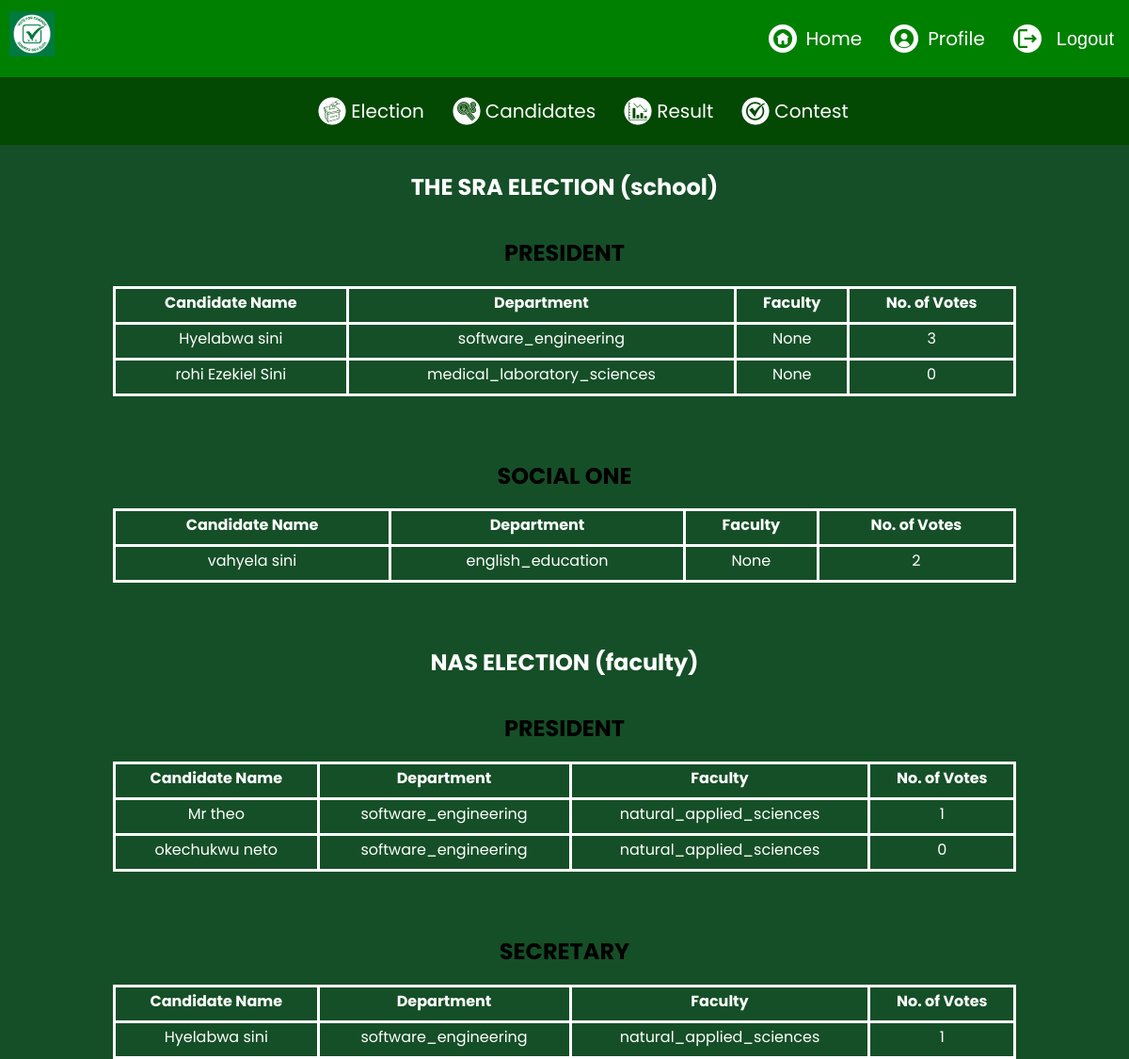
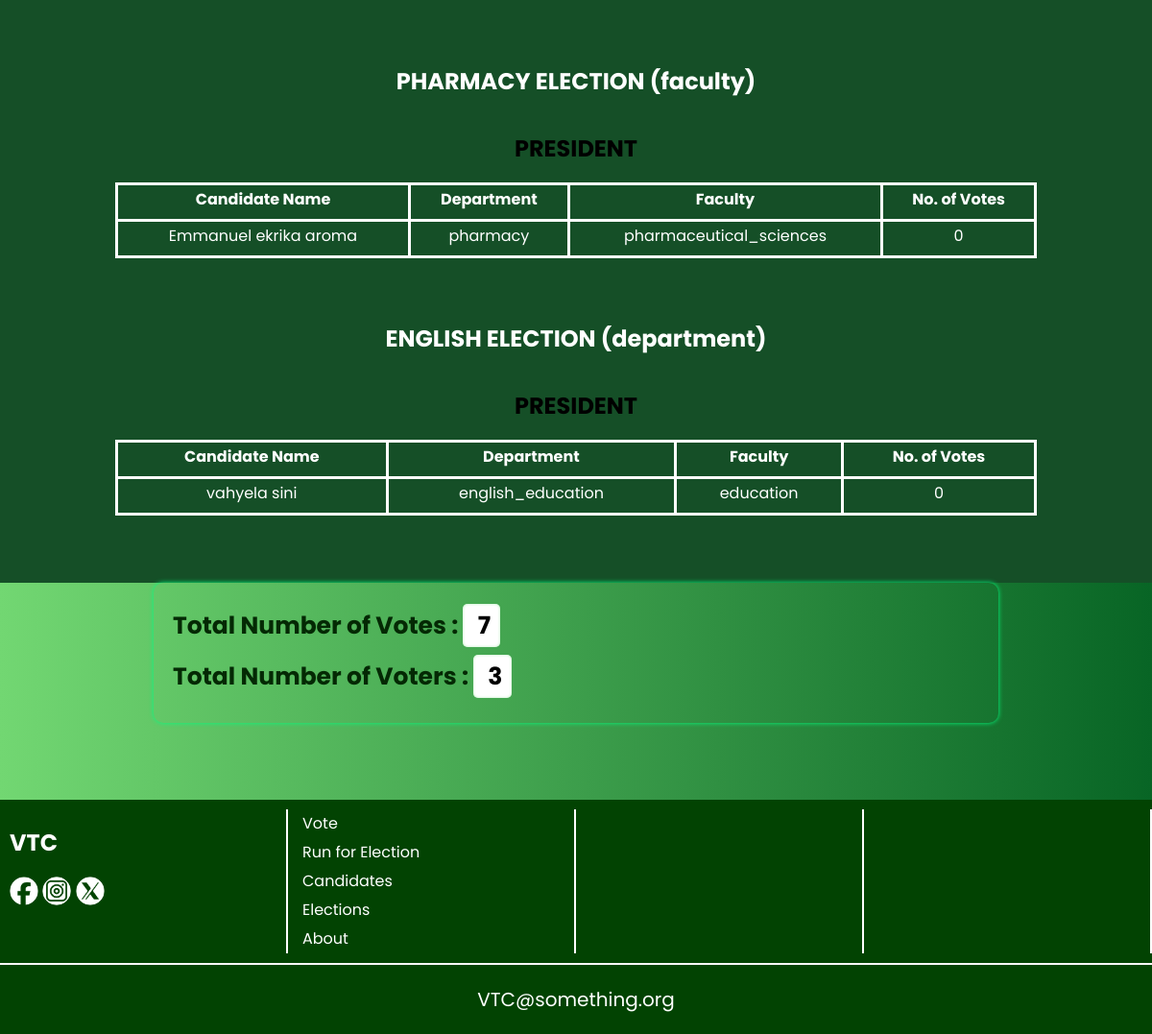
Page /results/ (signed in) on the committed database (2 pictures, top to bottom).
### votingApp/models.py (models this page shows, shortened)
class Election(models.Model):
    title = models.CharField(max_length=200, verbose_name="Election Title")
    scope = models.CharField(max_length=500, choices=scope_list, default="school")
    department = models.CharField(max_length=100, null=True, blank=True, choices=Student.department_list)
    faculty = models.CharField(max_length=100, null=True, blank=True, choices=Student.faculty_list)
    description = models.TextField(blank=True, verbose_name="Description")
    start_date = models.DateTimeField(verbose_name="Start Date")
    end_date = models.DateTimeField(verbose_name="End Date")
    is_active = models.BooleanField(default=True, verbose_name="Is Active")
    class Meta:
        verbose_name = "Election"
        verbose_name_plural = "Elections"
        ordering = ["-start_date"]

class Position(models.Model):
    election = models.ForeignKey(Election, on_delete=models.CASCADE, related_name="positions")
    title = models.CharField(max_length=200)

class Candidacy(models.Model):
    candidate = models.ForeignKey(Candidate, on_delete=models.CASCADE)
    position = models.ForeignKey(Position, on_delete=models.CASCADE)
    election = models.ForeignKey(Election, on_delete=models.CASCADE, editable=False, null=True, blank=True)
    date_registered = models.DateField(auto_now_add=True)
    class Meta:
        constraints = [
            models.UniqueConstraint(
                fields=["candidate", "position"],
                name="candidacy_constraints"
            ),
            models.UniqueConstraint(
                fields=["candidate", "election"],
                name="election_constraints"
            )
        ]
        verbose_name="Candidacy"

class Candidate(models.Model):
    student = models.OneToOneField(Student, on_delete=models.CASCADE, related_name="candidate_profile")
    manifesto = models.TextField()
    image = models.ImageField(null=True, blank=True, upload_to="images/")
    video = models.FileField(null=True, blank=True, upload_to="videos/", validators=[validate_video])
    positions = models.ManyToManyField(Position, through="Candidacy")
    ig_url = models.CharField(max_length=500, blank=True, null=True)
    x_url = models.CharField(max_length=500, blank=True, null=True)
    snap_url = models.CharField(max_length=500, blank=True, null=True)

### members/models.py (models this page shows, shortened)
class Student(AbstractUser):
    faculty_list = [
    ("education", "College of Education"),
    ("theology", "Ecclesiastical Faculty of Theology"),
    ("engineering", "Faculty of Engineering"),
    ("health_sciences", "Faculty of Health Sciences"),
    ("humanities", "Faculty of Humanities"),
    ("law", "Faculty of Law"),
    ("management_sciences", "Faculty of Management Sciences"),
    ("medical_sciences", "Faculty of Medical Sciences"),
    ("natural_applied_sciences", "Faculty of Natural & Applied Sciences"),
    ("pharmaceutical_sciences", "Faculty of Pharmaceutical Sciences"),
    ("social_sciences", "Faculty of Social Sciences"),
]
    department_list = [
        ("biology_education", "Biology Education"),
        ("business_education", "Business Education"),
        ("chemistry_education", "Chemistry Education"),
        ("computer_science_education", "Computer Science Education"),
        ("economics_education", "Economics Education"),
        ("educational_management", "Educational Management"),
        ("english_education", "English Education"),
        ("guidance_and_counseling", "Guidance And Counseling"),
        ("library_and_information_science", "Library And Information Science"),
        ("physics_education", "Physics Education"),
        ("religious_education", "Religious Education"),
        ("social_studies_education", "Social Studies Education"),
        ("sacred_theology", "Sacred Theology"),
        ("theology", "Theology"),
        ("beng_computer_engineering", "B.Eng Computer Engineering"),
        ("beng_electrical_electronic_engineering", "B.Eng Electrical & Electronic Engineering"),
        ("medical_laboratory_sciences", "Medical Laboratory Sciences"),
        ("nursing", "Nursing"),
        ("english_literary_studies", "English & Literary Studies"),
        ("history_international_relations", "History & International Relations"),
        ("philosophy", "Philosophy"),
        ("religious_studies", "Religious Studies"),
        ("sacred_philosophy", "Sacred Philosophy"),
        ("law", "Law"),
        ("public_international_law", "Public & International Law"),
        ("accounting", "Accounting"),
        ("banking_finance", "Banking & Finance"),
        ("business_administration", "Business Administration"),
        ("entrepreneurial_studies", "Entrepreneurial Studies"),
        ("marketing_advertising", "Marketing & Advertising"),
        ("public_administration", "Public Administration"),
        ("anatomy", "Anatomy"),
        ("medicine_and_surgery", "Medicine and Surgery"),
        ("physiology", "Physiology"),
        ("applied_mathematics", "Applied Mathematics"),
        ("applied_microbiology", "Applied Microbiology"),
        ("biochemistry", "Biochemistry"),
        ("botany", "Botany"),
        ("computer_science", "Computer Science"),
        ("industrial_chemistry", "Industrial Chemistry"),
        ("physics_electronics", "Physics with Electronics"),
        ("software_engineering", "Software Engineering"),
        ("zoology", "Zoology"),
        ("pharmacy", "Pharmacy"),
        ("economics", "Economics"),
        ("mass_communication", "Mass Communication"),
        ("peace_conflict_studies", "Peace and Conflict Studies"),
        ("political_science_diplomacy", "Political Science & Diplomacy"),
    ]
    department_map = {
    "education": [
        "biology_education", "business_education", "chemistry_education",
        "computer_science_education", "economics_education",
        "educational_management", "english_education",
        "guidance_and_counseling", "library_and_information_science",
        "physics_education", "religious_education", "social_studies_education",
    ],
    "theology": [
        "sacred_theology", "theology"
    ],
    "engineering": [
        "beng_computer_engineering", "beng_electrical_electronic_engineering",
    ],
    "health_sciences": [
        "medical_laboratory_sciences", "nursing",
    ],
    "humanities": [
        "english_literary_studies", "history_international_relations",
        "philosophy", "religious_studies", "sacred_philosophy",
    ],
    "law": ["law", "public_international_law"],
    "management_sciences": [
        "accounting", "banking_finance", "business_administration",
        "entrepreneurial_studies", "marketing_advertising",
        "public_administration",
    ],
    "medical_sciences": ["anatomy", "medicine_and_surgery", "physiology"],
    "natural_applied_sciences": [
        "applied_mathematics", "applied_microbiology", "biochemistry",
        "botany", "computer_science", "industrial_chemistry",
        "physics_electronics", "software_engineering", "zoology",
    ],
    "pharmaceutical_sciences": ["pharmacy"],
    "social_sciences": [
        "economics", "mass_communication", "peace_conflict_studies",
        "political_science_diplomacy",
    ],
}
    username = None
    name = models.CharField(max_length=200)
    email = models.EmailField(unique=True)
    department = models.CharField(max_length=200, choices=department_list)
    faculty = models.CharField(max_length=200, choices=faculty_list)
    matNo = models.CharField(max_length=100, unique=True)
    USERNAME_FIELD = "matNo"
    REQUIRED_FIELDS = ["name", "email", "department", "faculty"]
    objects=StudentManager()
    class Meta:
        verbose_name = "Student"
        verbose_name_plural = "Students"

### votingApp/views.py (the view)
# urls.py: path("results/", ResultView.as_view(), name="results"),
class ResultView(ListView):
    model = Vote
    template_name = "result.html"
    context_object_name = "votes"
    def get_context_data(self, **kwargs):
        context = super().get_context_data(**kwargs)
        results = (
            Candidacy.objects
            .annotate(total_count=Count("vote"))
            .order_by("-election__scope", "election__title", "position__title", "-total_count")
        )
        context["results"] = results
        context["num_of_vote"] = Vote.objects.count()
        context["num_of_voters"] = Vote.objects.values("voter").distinct().count()
        return context

### votingApp/templates/result.html
{% extends "base.html" %}
    {% load static %}
    {% block extra_css %}<link rel="stylesheet" href="{% static "extra2.css" %}">{% endblock  %}
    {% block content %}
    <section class="main-body">
        {% if user.is_authenticated %}
        <div class="vote-table">
            {% if position %}
                <h1>{{ position.election.title }} ({{ position.election.scope }})</h1>
                <h2>{{ position.title }}</h2>
                <table class="home-table">
                    <thead>
                        <tr>
                            <th>Candidate Name</th>
                            <th>Department</th>
                            <th>Faculty</th>
                            <th>No. of Votes</th>
                        </tr>
                    </thead>
                    <tbody>
                {% for candidacy in results %}
                    <tr>
                        <td>{{ candidacy.candidate.student.name }}</td>
                        <td>{{ candidacy.candidate.student.department }}</td>
                        <td>{{ candidacy.election.faculty }}</td>
                        <td>{{ candidacy.total_count }}</td>
                    </tr>
                {% endfor %}
                    </tbody>
                </table>
            {% else %}
            {% regroup results by election as election_groups %}
            {% for election_group in election_groups %}
            <h1>{{ election_group.grouper.title }} ({{ election_group.grouper.scope }})</h1>
            {% regroup election_group.list by position as position_groups %}
            {% for pos_group in position_groups %}
                <h2>{{ pos_group.grouper.title }}</h2>
                <table class="home-table">
                <thead>
                    <tr>
                    <th>Candidate Name</th>
                    <th>Department</th>
                    <th>Faculty</th>
                    <th>No. of Votes</th>
                    </tr>
                </thead>
                <tbody>
                    {% for candidacy in pos_group.list %}
                    <tr>
                        <td>{{ candidacy.candidate.student.name }}</td>
                        <td>{{ candidacy.candidate.student.department }}</td>
                        <td>{{ candidacy.election.faculty }}</td>
                        <td>{{ candidacy.total_count }}</td>
                    </tr>
                    {% endfor %}
                </tbody>
                </table>
            {% endfor %}
            {% endfor %}
            {% endif %}
        </div>
        <div class="statistics">
            <div class="sr1">
                <div class="wsr">
                <span>Total Number of Votes :</span><p> {{ num_of_vote }}</p>
                <br>
                <span>Total Number of Voters :</span><p> {{ num_of_voters }}</p>
                <br>
            </div>
            </div>
        </div>
        {% else %}
      <div class="big-logo">
        <div class="b-logo">
          <h1 style="font-size: 60px; line-height: 3rem; "><strong>PLs Login before accessing the home page</strong></h1>
        </div>
      </div>
    {% endif %}
    </section>
    {% endblock %}

### static/main.css (style rules this page uses)
body { margin: 0; min-width: 75rem; padding: 0; font-family:'Poppins', sans-serif; background-color: rgb(247, 252, 249); line-height: 1.875rem; }
h1 { text-align: center; color: rgb(1, 22, 1); }
p { font-size: 1.25rem; }
table { width: 80%; margin: auto; text-align: center; margin-bottom: 50px; color: black; }
table, th, tr, td { border: 3px solid black; padding: 5px; border-collapse:collapse ; }
.home-body { background: linear-gradient(90deg, rgb(114, 215, 114), rgb(8, 101, 37)); background-attachment: fixed; background-repeat: no-repeat; background-size: cover; }
.vote-table { display: flex; flex-direction: column; align-items: center; padding-top: 0.625rem; padding-bottom: 1.25rem; }
.vote-table h1 { color: white; }
.home-table ,.home-table tr, .home-table td, .home-table th { color: white; border: 3px solid white; }

### static/extra2.css (style rules this page uses)
body { padding: 0; margin: 0; line-height: 30px; min-width: 1200px; font-family:'Poppins', sans-serif; }
h1 { text-align: center; color: rgb(1, 22, 1); }
p { font-size: 20px; }
.main-body { margin-top: 7%; width: 100%; }
.vote-table { background: #154f27 ; align-items: center; padding-top: 5rem; padding-bottom: 20px; width: 100%; min-height: 30rem; }
.vote-table h1 { color: white; }
.home-table ,.home-table tr, .home-table td, .home-table th { color: white; border: 3px solid white; margin-top: 0; padding-top: 0; }
table { width: 80%; margin-top: 0; padding-top: 0; margin: auto; text-align: center; margin-bottom: 50px; color: black; }
table, th, tr, td { border: 3px solid black; padding: 5px; border-collapse:collapse ; }
.statistics { width: 70%; border-radius: 10px; margin: auto; padding: 20px; box-shadow: 0 0 5px springgreen; line-height: 50px; margin-bottom: 80px; }
.sr1 { display: flex; align-items: center; justify-content: space-between; }
.statistics span { font-size: 25px; font-weight: bold; color: rgb(4, 41, 4); }
.statistics p { display: inline; font-weight: bold; font-size: 25px; padding: 5px 10px; border-radius: 5px; background-color: white; box-shadow: inset 0 0 3px rgb(182, 238, 187); margin: 10px 5px; text-align: start; }
.wsr { width: 100%; }

### rows in the picture
Election: grouper "THE SRA ELECTION", grouper.scope "school"
Position: grouper "PRESIDENT"
Candidacy: candidate.student.name "Hyelabwa sini", candidate.student.department "software_engineering", election.faculty "None", total_count "3"
Candidacy: candidate.student.name "rohi Ezekiel Sini", candidate.student.department "medical_laboratory_sciences", election.faculty "None", total_count "0"
Position: grouper "SOCIAL ONE"
Candidacy: candidate.student.name "vahyela sini", candidate.student.department "english_education", election.faculty "None", total_count "2"
Election: grouper "NAS ELECTION", grouper.scope "faculty"
Position: grouper "PRESIDENT"
Candidacy: candidate.student.name "Mr theo", candidate.student.department "software_engineering", election.faculty "natural_applied_sciences", total_count "1"
Candidacy: candidate.student.name "okechukwu neto", candidate.student.department "software_engineering", election.faculty "natural_applied_sciences", total_count "0"
Position: grouper "SECRETARY"
Candidacy: candidate.student.name "Hyelabwa sini", candidate.student.department "software_engineering", election.faculty "natural_applied_sciences", total_count "1"
Election: grouper "PHARMACY ELECTION", grouper.scope "faculty"
Position: grouper "PRESIDENT"
Candidacy: candidate.student.name "Emmanuel ekrika aroma", candidate.student.department "pharmacy", election.faculty "pharmaceutical_sciences", total_count "0"
Election: grouper "ENGLISH ELECTION", grouper.scope "department"
Position: grouper "PRESIDENT"
Candidacy: candidate.student.name "vahyela sini", candidate.student.department "english_education", election.faculty "education", total_count "0"

### other values in the picture
{{ num_of_vote }} "7"
{{ num_of_voters }} "3"
